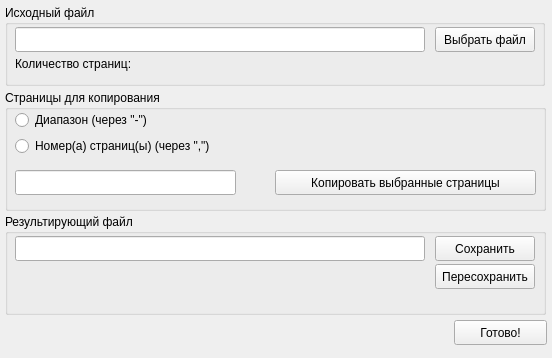
<?xml version="1.0" encoding="UTF-8"?>
<ui version="4.0">
 <class>formCopy</class>
 <widget class="QWidget" name="formCopy">
  <property name="geometry">
   <rect>
    <x>0</x>
    <y>0</y>
    <width>552</width>
    <height>358</height>
   </rect>
  </property>
  <property name="windowTitle">
   <string>Копирование страницы из документа</string>
  </property>
  <property name="autoFillBackground">
   <bool>true</bool>
  </property>
  <widget class="QGroupBox" name="groupBox">
   <property name="geometry">
    <rect>
     <x>5</x>
     <y>5</y>
     <width>540</width>
     <height>81</height>
    </rect>
   </property>
   <property name="title">
    <string>Исходный файл</string>
   </property>
   <widget class="QLineEdit" name="lNameSourceFile">
    <property name="geometry">
     <rect>
      <x>10</x>
      <y>22</y>
      <width>410</width>
      <height>25</height>
     </rect>
    </property>
   </widget>
   <widget class="QPushButton" name="btnSelectFile">
    <property name="geometry">
     <rect>
      <x>430</x>
      <y>22</y>
      <width>100</width>
      <height>25</height>
     </rect>
    </property>
    <property name="text">
     <string>Выбрать файл</string>
    </property>
   </widget>
   <widget class="QWidget" name="formLayoutWidget">
    <property name="geometry">
     <rect>
      <x>10</x>
      <y>52</y>
      <width>242</width>
      <height>21</height>
     </rect>
    </property>
    <layout class="QFormLayout" name="formLayout">
     <property name="horizontalSpacing">
      <number>30</number>
     </property>
     <property name="verticalSpacing">
      <number>5</number>
     </property>
     <item row="0" column="0">
      <widget class="QLabel" name="Label">
       <property name="font">
        <font>
         <pointsize>9</pointsize>
        </font>
       </property>
       <property name="text">
        <string>Количество страниц:</string>
       </property>
      </widget>
     </item>
     <item row="0" column="1">
      <widget class="QLabel" name="lblCountPages">
       <property name="font">
        <font>
         <pointsize>9</pointsize>
        </font>
       </property>
       <property name="text">
        <string/>
       </property>
      </widget>
     </item>
    </layout>
   </widget>
  </widget>
  <widget class="QGroupBox" name="groupBox_2">
   <property name="geometry">
    <rect>
     <x>5</x>
     <y>90</y>
     <width>541</width>
     <height>121</height>
    </rect>
   </property>
   <property name="title">
    <string>Страницы для копирования</string>
   </property>
   <widget class="QWidget" name="formLayoutWidget_2">
    <property name="geometry">
     <rect>
      <x>10</x>
      <y>20</y>
      <width>226</width>
      <height>51</height>
     </rect>
    </property>
    <layout class="QFormLayout" name="formLayout_2">
     <item row="0" column="0">
      <widget class="QRadioButton" name="rbDiapazon">
       <property name="text">
        <string>Диапазон (через &quot;-&quot;)</string>
       </property>
      </widget>
     </item>
     <item row="1" column="0">
      <widget class="QRadioButton" name="rbNumberPages">
       <property name="text">
        <string>Номер(а) страниц(ы) (через &quot;,&quot;)</string>
       </property>
      </widget>
     </item>
    </layout>
   </widget>
   <widget class="QLineEdit" name="lineEdit_2">
    <property name="geometry">
     <rect>
      <x>10</x>
      <y>80</y>
      <width>221</width>
      <height>25</height>
     </rect>
    </property>
   </widget>
   <widget class="QPushButton" name="btnRunCopy">
    <property name="geometry">
     <rect>
      <x>270</x>
      <y>80</y>
      <width>261</width>
      <height>25</height>
     </rect>
    </property>
    <property name="text">
     <string>Копировать выбранные страницы</string>
    </property>
   </widget>
  </widget>
  <widget class="QGroupBox" name="groupBox_3">
   <property name="geometry">
    <rect>
     <x>5</x>
     <y>214</y>
     <width>541</width>
     <height>101</height>
    </rect>
   </property>
   <property name="title">
    <string>Результирующий файл</string>
   </property>
   <widget class="QLineEdit" name="lNameSaveFile">
    <property name="geometry">
     <rect>
      <x>10</x>
      <y>22</y>
      <width>410</width>
      <height>25</height>
     </rect>
    </property>
   </widget>
   <widget class="QPushButton" name="btnSaveFile">
    <property name="geometry">
     <rect>
      <x>430</x>
      <y>22</y>
      <width>100</width>
      <height>25</height>
     </rect>
    </property>
    <property name="text">
     <string>Сохранить</string>
    </property>
   </widget>
   <widget class="QPushButton" name="btnReSave">
    <property name="geometry">
     <rect>
      <x>430</x>
      <y>50</y>
      <width>100</width>
      <height>25</height>
     </rect>
    </property>
    <property name="text">
     <string>Пересохранить</string>
    </property>
   </widget>
  </widget>
  <widget class="QPushButton" name="btnApply">
   <property name="geometry">
    <rect>
     <x>454</x>
     <y>320</y>
     <width>93</width>
     <height>25</height>
    </rect>
   </property>
   <property name="text">
    <string>Готово!</string>
   </property>
  </widget>
 </widget>
 <resources/>
 <connections/>
</ui>
